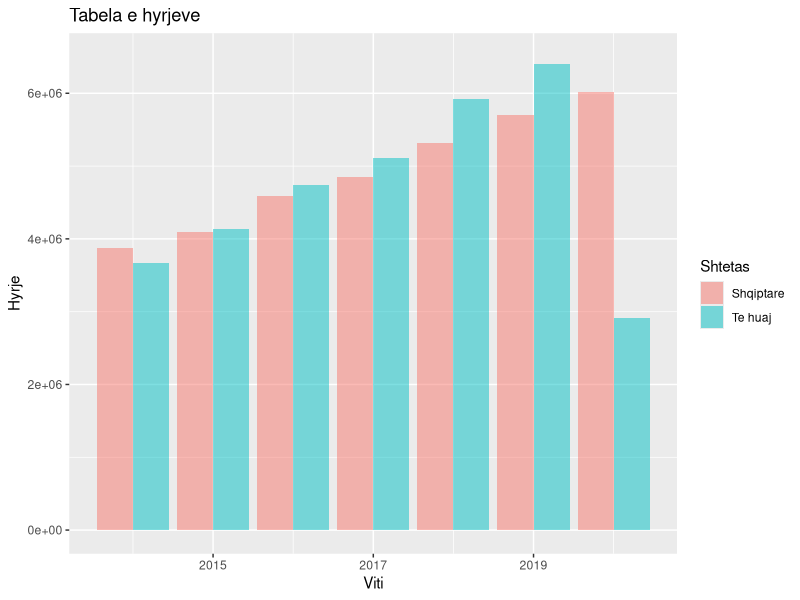
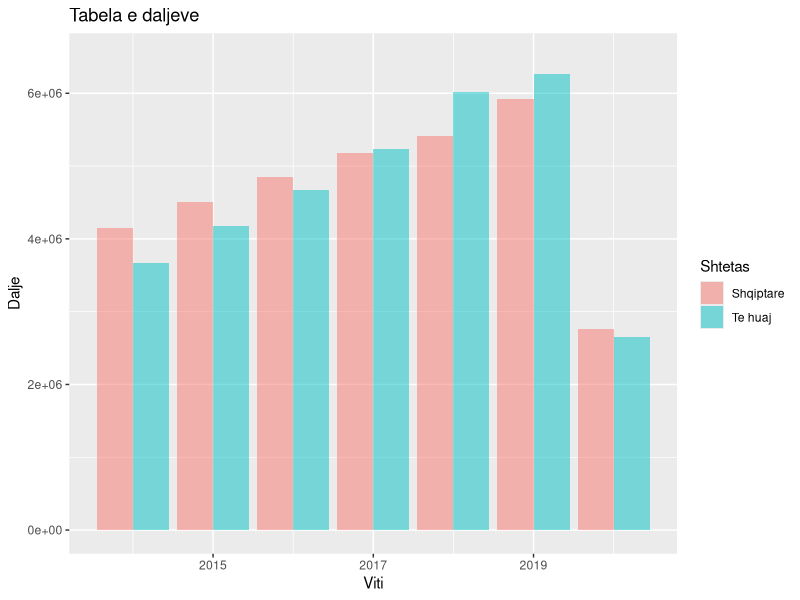
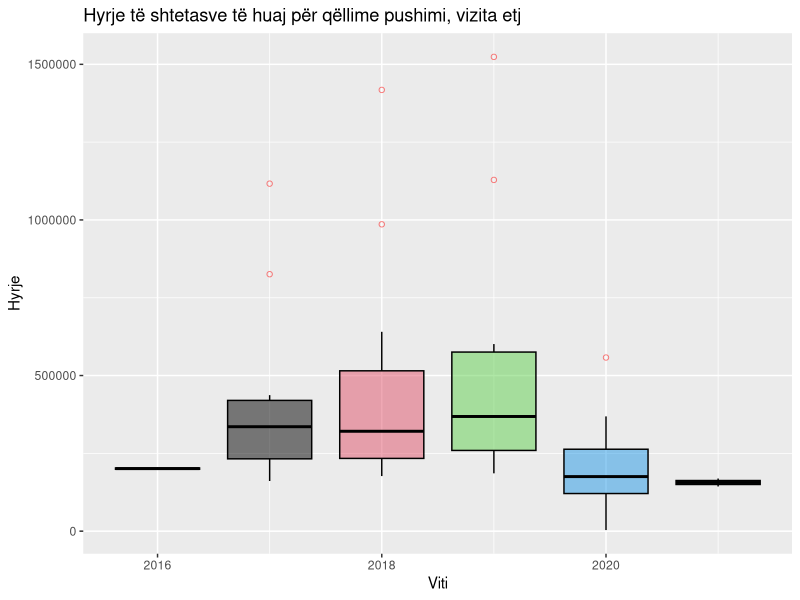
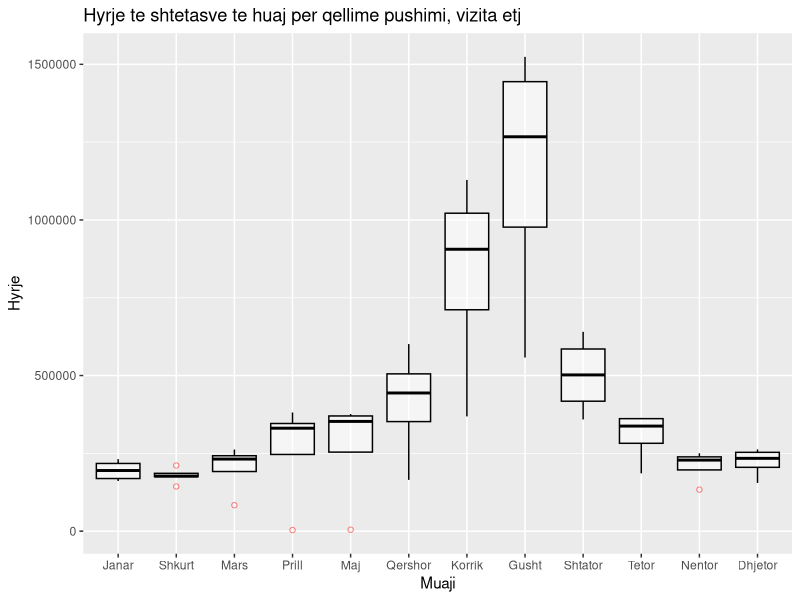
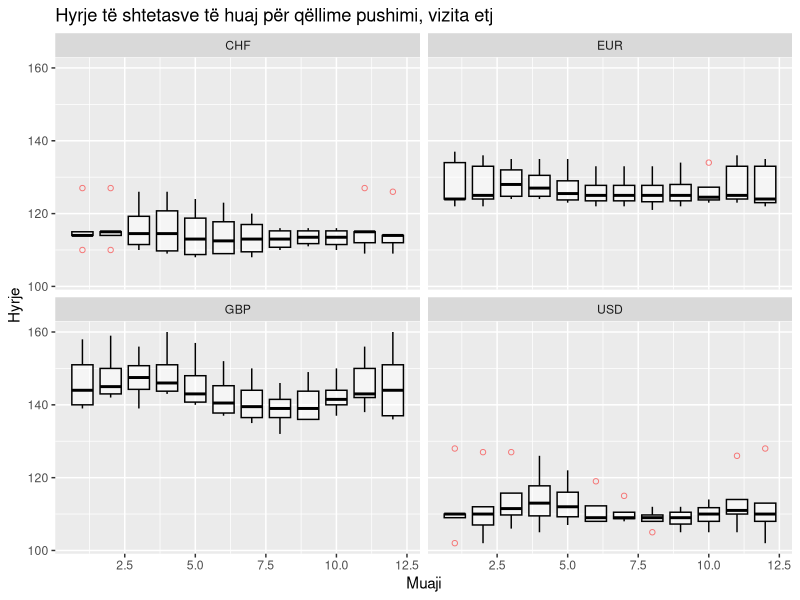
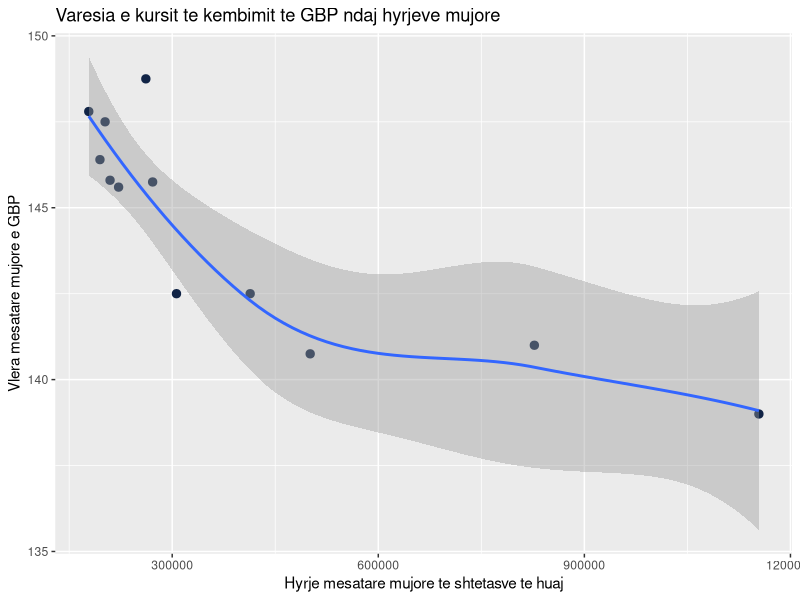
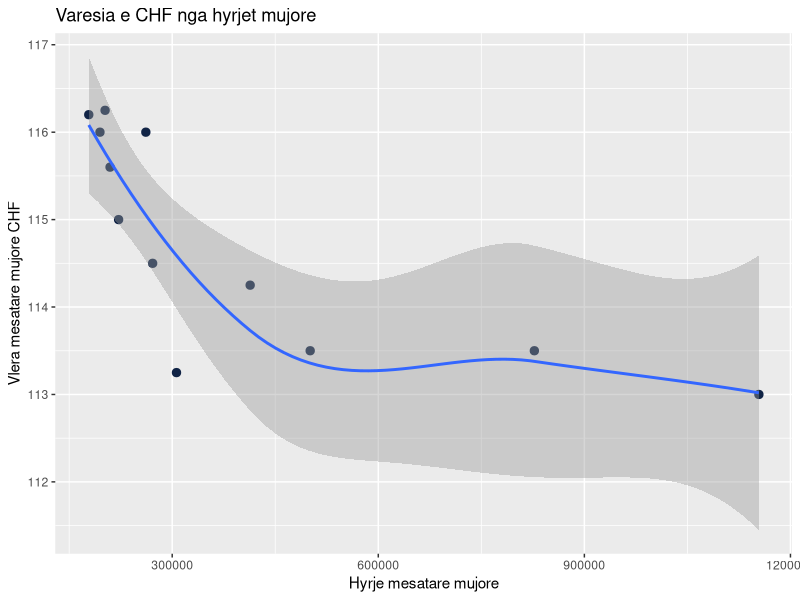
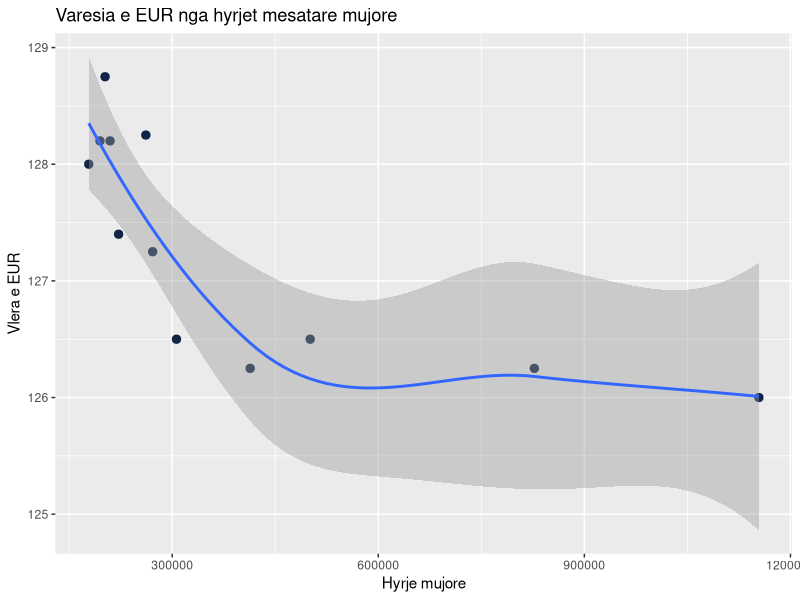

The R script that drew these images, in order:
## ---- chunk 1
library(ggplot2)
library(readxl)
library(dplyr)

## ---- chunk 2
# Global constants
months = c("Janar", "Shkurt", "Mars", "Prill", "Maj", "Qershor", "Korrik", "Gusht", "Shtator", "Tetor", "Nentor", "Dhjetor")

years2016_2021 = c(2016, 2017, 2018, 2019, 2020, 2021)

currencies = c("GBP", "USD", "EUR", "CHF")

## ---- chunk 3
# read the data
hyrje_dalje_vjetore = read_excel(
    path = "datasets/hyrje-dalje-vjetore.xlsx", 
    col_types = c("numeric", "numeric", "numeric", "text")
)

print(hyrje_dalje_vjetore)

## ---- chunk 4
ggplot(
    hyrje_dalje_vjetore, 
    aes(x = Viti, y = `Hyrje (total)`, fill = Shtetas)
) + 
    geom_bar(stat="identity",position = "dodge", alpha = 0.5) + 
    labs(y = "Hyrje", title = "Tabela e hyrjeve") + 
    coord_cartesian(ylim = c(0, 6500000))

ggplot(
    hyrje_dalje_vjetore, 
    aes(x = Viti, y = `Dalje (total)`, fill = Shtetas)
) + 
    geom_bar(stat="identity",position = "dodge", alpha = 0.5) + 
    labs(y = "Dalje", title = "Tabela e daljeve") + 
    coord_cartesian(ylim = c(0, 6500000))

## ---- chunk 5
alb = hyrje_dalje_vjetore %>%
    filter(Shtetas == "Shqiptare")

foreign = hyrje_dalje_vjetore %>%
    filter(Shtetas == "Te huaj")

cv_hyrje_alb = 100 * sd(alb$`Hyrje (total)`) / mean(alb$`Hyrje (total)`)
cv_hyjre_foreign = 100 * sd(foreign$`Hyrje (total)`) / mean(foreign$`Hyrje (total)`)

print("Varësia ndaj hyrjeve të shqiptarëve (%)")
print(cv_hyrje_alb)
print("Varësia ndaj hyrjeve të të huajve (%)")
print(cv_hyjre_foreign)
## ---- chunk 6
hyrje_mujore_te_huaj = read_excel(
    path = "datasets/hyrje-mujore-te-huaj.xlsx", 
    col_types = c("numeric", "numeric", "numeric")
)

print(hyrje_mujore_te_huaj)

ggplot(hyrje_mujore_te_huaj, aes(x = Viti, y = Vlera, group = Viti)) + 
    geom_boxplot(
        outlier.colour = "red", 
        outlier.shape = 1, 
        alpha = 0.5, 
        color = "black",
        fill = years2016_2021
    ) + 
    labs(
        title = "Hyrje të shtetasve të huaj për qëllime pushimi, vizita etj",
        x = "Viti",
        y = "Hyrje" 
    )

## ---- chunk 7
ggplot(hyrje_mujore_te_huaj, aes(x = Muaji, y = Vlera, group = Muaji)) + 
    geom_boxplot(outlier.colour = "red", outlier.shape = 1, alpha = 0.5, color = "black") + 
    labs(
        title = "Hyrje te shtetasve te huaj per qellime pushimi, vizita etj",
        x = "Muaji",
        y = "Hyrje" 
    ) + 
    scale_x_discrete(
        limit = factor(1:12), 
        labels = months
    )

## ---- chunk 8
kursi_i_kembimit_valutor_mujor = read_excel(
    path = "datasets/kursi-i-kembimit-valutor-mujor.xlsx", 
    col_types = c("text", "numeric", "numeric", "numeric")
)
print(kursi_i_kembimit_valutor_mujor)
ggplot(kursi_i_kembimit_valutor_mujor, aes(x = Muaji, y = `Vlera (ALL)`, group = Muaji)) + 
    geom_boxplot(outlier.colour = "red", outlier.shape = 1, alpha = 0.5, color = "black") + 
    labs(
        title = "Hyrje të shtetasve të huaj për qëllime pushimi, vizita etj",
        x = "Muaji",
        y = "Hyrje" 
    ) + 
    facet_wrap(vars(Monedha))

## ---- chunk 9
# mean of foreign tourists per each month of the year
x = hyrje_mujore_te_huaj %>% 
    group_by(Muaji) %>% 
    summarise_at(
        vars(Vlera), 
        list(name = mean)
    )

# mean of exchange rate of each currency per each month of the year
monedha = data.frame(months)
for (curr in currencies) {
    el = kursi_i_kembimit_valutor_mujor %>% 
    filter(Monedha == curr) %>%
    group_by(Muaji) %>% 
    summarise_at(
        vars(`Vlera (ALL)`), 
        list(name = mean)
    )
    monedha[curr] = el$name
}

# combine
df = data.frame(
    muaji = months,
    hyrje = x$name,
    gbp = monedha$GBP,
    chf = monedha$CHF,
    eur = monedha$EUR,
    usd = monedha$USD
)

# gbp
ggplot(df) +
    aes(x = hyrje, y = gbp) +
    geom_point(
        shape = "circle",
        size = 2.5,
        colour = "#112446"
    ) +
    geom_smooth(span = 1L) +
    labs(
        x = "Hyrje mesatare mujore te shtetasve te huaj",
        y = "Vlera mesatare mujore e GBP",
        title = "Varesia e kursit te kembimit te GBP ndaj hyrjeve mujore"
    ) +
    theme_gray()


cor.test(x = df$hyrje, y = df$gbp)

## ---- chunk 10
# chf
ggplot(df) +
    aes(x = hyrje, y = chf) +
    geom_point(shape = "circle", size = 2.5, colour = "#112446") +
    geom_smooth(span = 1L) +
    labs(
        x = "Hyrje mesatare mujore",
        y = "Vlera mesatare mujore CHF",
        title = "Varesia e CHF nga hyrjet mujore"
    ) +
    theme_gray()

cor.test(x = df$hyrje, y = df$chf)

## ---- chunk 11
# eur
ggplot(df) +
    aes(x = hyrje, y = eur) +
    geom_point(shape = "circle", size = 2.5, colour = "#112446") +
    geom_smooth(span = 1L) +
    labs(
        x = "Hyrje mujore",
        y = "Vlera e EUR",
        title = "Varesia e EUR nga hyrjet mesatare mujore"
    ) +
    theme_gray()

cor.test(x = df$hyrje, y = df$eur)

## ---- chunk 12
# usd
ggplot(df) +
    aes(x = hyrje, y = usd) +
    geom_point(shape = "circle", size = 2.5, colour = "#112446") +
    geom_smooth(span = 1L) +
    labs(
        x = "Hyrje mujore",
        y = "Vlera e USD",
        title = "Varesia e USD nga hyrjet mesatare mujore"
    ) +
    theme_gray()

cor.test(x = df$hyrje, y = df$usd)

